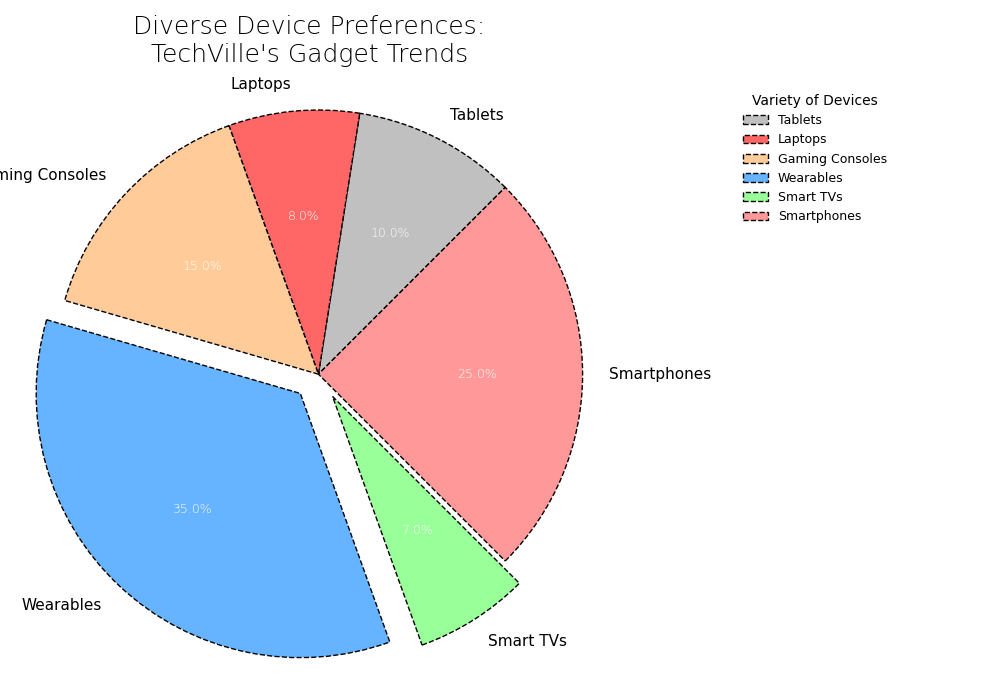

Write Python code to recreate this figure.
import matplotlib.pyplot as plt

devices = ['Tablets', 'Laptops', 'Gaming Consoles', 'Wearables', 'Smart TVs', 'Smartphones']
usage_percentage = [10, 8, 15, 35, 7, 25]

colors = ['#c0c0c0', '#ff6666', '#ffcc99', '#66b3ff', '#99ff99', '#ff9999']
explode = (0, 0, 0, 0.1, 0.1, 0)

fig, ax = plt.subplots(figsize=(10, 7))

wedges, texts, autotexts = ax.pie(
    usage_percentage,
    labels=devices,
    colors=colors,
    autopct='%1.1f%%',
    startangle=45,
    explode=explode,
    wedgeprops=dict(edgecolor='black', linewidth=1, linestyle='--')
)

ax.axis('equal')
ax.set_title("Diverse Device Preferences:\nTechVille's Gadget Trends", fontsize=18, fontweight='light', pad=15)

plt.setp(autotexts, size=9, weight='light', color='white')
plt.setp(texts, size=11)

ax.legend(
    wedges, devices,
    title="Variety of Devices",
    loc="upper right", bbox_to_anchor=(1, 0, 0.5, 1), fontsize=9, frameon=False
)

plt.tight_layout()
plt.show()
